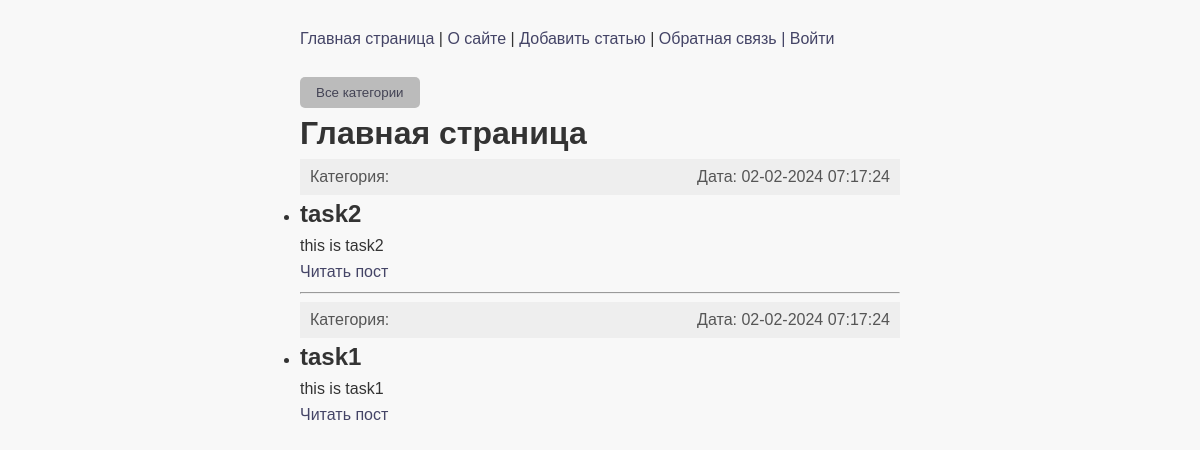
/, run on an earlier commit of the app's database.
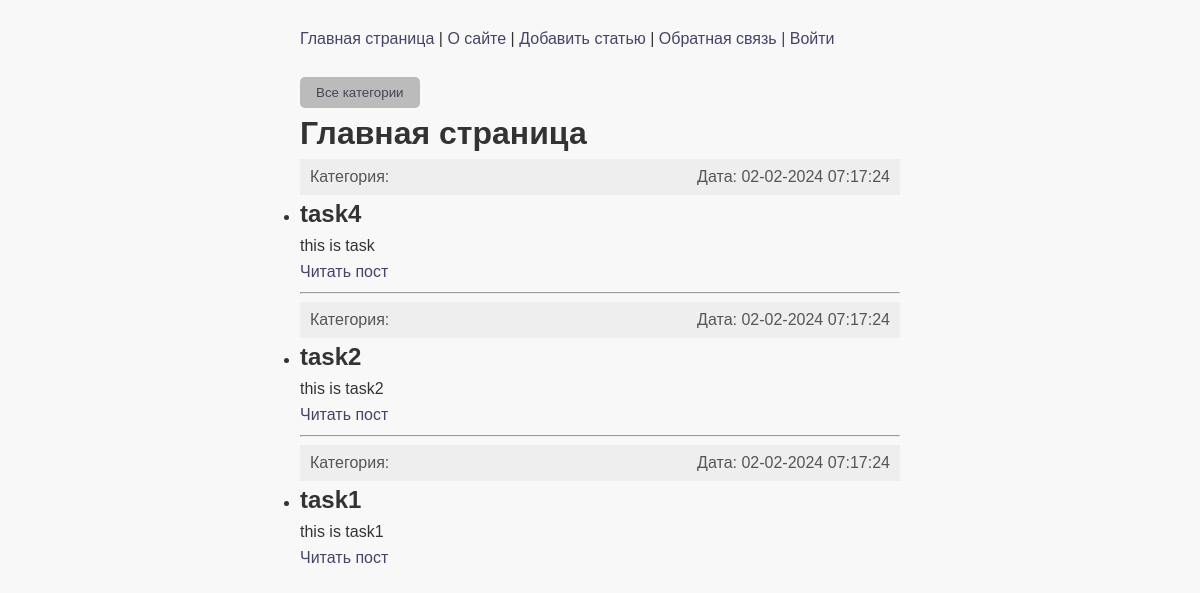
And on a later commit of the database.
### task/models.py (models this page shows, shortened)
class Task(models.Model):
    class Status(models.IntegerChoices):
        DRAFT = 0, 'Черновик'
        PUBLISHED = 1, 'Опубликовано'
    title = models.CharField(max_length=255)
    slug = models.SlugField(max_length=255, unique=True, db_index=True)
    content = models.TextField(blank=True)
    time_create = models.DateTimeField(auto_now_add=True)
    time_update = models.DateTimeField(auto_now=True)
    is_published = models.BooleanField(choices=Status.choices, default=Status.DRAFT)
    cat = models.ForeignKey('Category', on_delete=models.PROTECT, related_name='posts')
    tags = models.ManyToManyField('TagPost', blank=True, related_name='tags')
    object = models.Manager()
    published = PublishedManager()
    class Meta:
        ordering = ['-time_create']
        indexes = [
            models.Index(fields=['-time_create'])
        ]
    def get_absolute_url(self):
        return reverse('post', kwargs={'post_slug': self.slug})

### task/views.py (the view)
# urls.py: path('', views.index, name='home'),
def index(request):
    posts = Task.published.all()
    data = {
        'title': 'главная страница',
        'menu': menu,
        'posts': posts,
    }
    return render(request, 'timemanager/index.html', context=data)

### task/models.py (called while the page is built)
    def get_queryset(self):
        return super().get_queryset().filter(is_published=Task.Status.PUBLISHED)

### task/templatetags/task_tags.py (called while the page is built)
@register.inclusion_tag('timemanager/list_categories.html')
def show_categories(cat_selected=0):
    cats = Category.objects.all()
    return {'cats': cats, 'cat_selected': cat_selected}

### task/templates/timemanager/index.html (shortened to what this page needs)
{% extends 'base.html' %}
{% block content %}
<h1>{{ title|capfirst }}</h1>
<ul>
    {% for p in posts %}
    <li>
            <div class="article-panel">
        <p class="first">Категория: {{p.cat.name}}</p>
        <p class="last">Дата: {{p.time_update|date:"d-m-Y H:i:s"}}</p>
        </div>
        <h2>{{ p.title }}</h2>
        {% autoescape off %}
        <p>{{ p.content|linebreaks|truncatewords:30 }}</p>
        {% endautoescape %}
        <p><a href="{{ p.get_absolute_url }}">Читать пост</a></p>
        {% if not forloop.last %}
        <hr>
        {% endif %}
    </li>
    {% endfor %}
</ul>
{% endblock %}

### templates/base.html (shortened to what this page needs)
{% load static %}
{% load task_tags %}
<!DOCTYPE html>
<html lang="ru">
<head>
    <link type="text/css" href="{% static 'timemanager/css/styles.css' %}" rel="stylesheet" />
</head>
<body>
<br>
<ul>
    <a href="{% url 'home' %}">Главная страница</a>
    {% for m in menu %}
    {% if not forloop.last %}{% else %}<a class="last">{% endif %}
        | <a href="{% url m.url_name %}">{{ m.title }}</a>
    </a>
    {% endfor %}
</ul>
<br>
<ul id="categories">
    {% if cat_selected == 0 or cat_selected is None %}
    <button>Все категории</button>
    {% else %}
    <button><a href="{% url 'home' %}">Все категории</a></button>
    {% endif %}
</ul>
{% block content %} {% endblock %}
</body>
</html>

### task/static/timemanager/css/styles.css (style rules this page uses)
body, h1, h2, h3, p, ul, ol, li, figure, figcaption, blockquote, dl, dd, dt { margin: 0; padding: 0; }
body { font-family: 'Arial', sans-serif; line-height: 1.6; color: #333; background-color: #f8f8f8; margin: 0px 300px; }
a { text-decoration: none; color: #446; }
h1, h2, h3 { color: #333; align: center; }
button { background-color: #bbb; color: #445; padding: 0.5rem 1rem; border-radius: 5px; border: none; cursor: pointer; }
div.article-panel { background: #eee; padding: 5px 10px 5px 10px; box-sizing: border-box; overflow: hidden; color: #555; }
div.article-panel p.first { margin: 0; float: left; }
div.article-panel p.last { margin: 0; float: right; }

What changed in the data, as far as the page shows it:
now on this page (row edited): Task: time_update "02-02-2024 07:17:24", title "task4", content "this is task"
